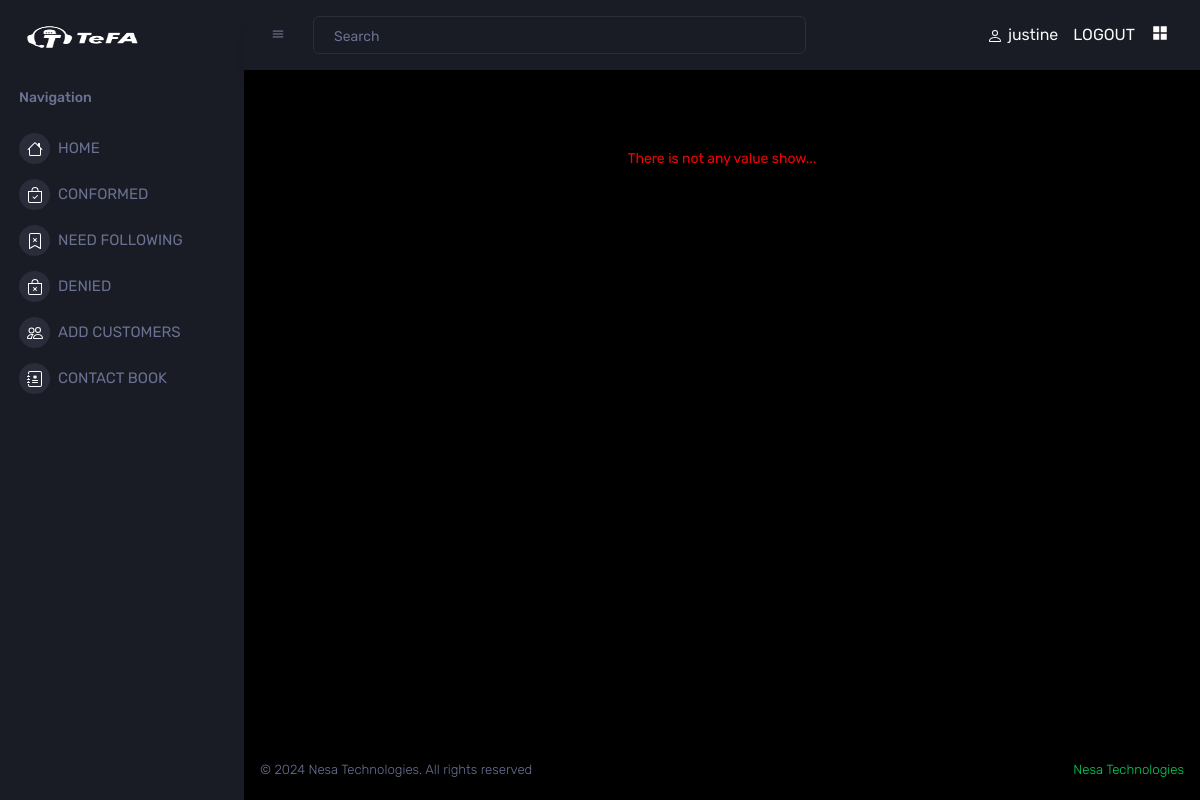
Before: /conformed/ (signed in) with the older database file.
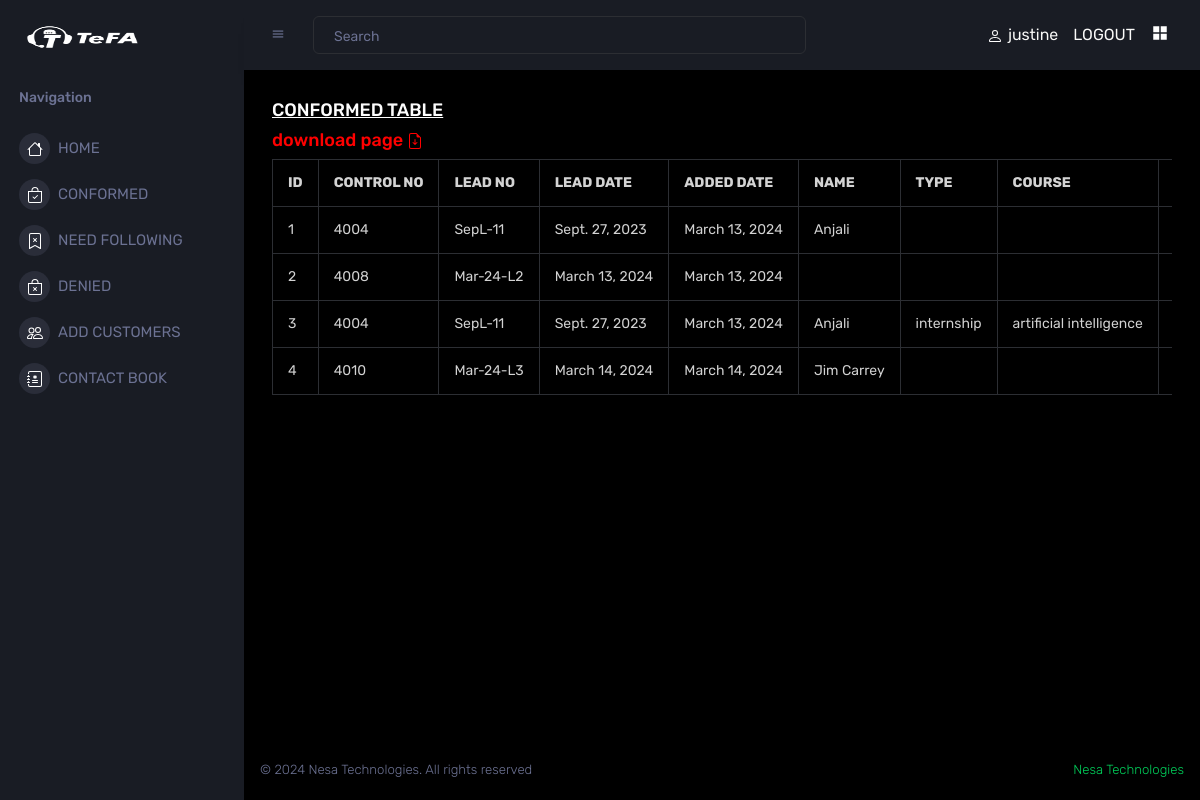
After: the same page with the newer database file.
### TeFAapp/models.py (models this page shows, shortened)
class Calldetails(models.Model):
    lead = models.ForeignKey(Lead, on_delete=models.CASCADE)
    calls_made = models.ForeignKey(Employee_details, on_delete=models.CASCADE, related_name='calls_made')
    emp_remark = models.CharField(max_length=250)
    called_datetime = models.DateField(("Date"), default=datetime.date.today)
    called_meadium = models.CharField(max_length=10)
    calls_updated = models.ForeignKey(Employee_details, on_delete=models.CASCADE, related_name='calls_updated')
    no_of_followups = models.IntegerField(default=1)

class Lead(models.Model):
    control_no = models.IntegerField()
    date_time_added = models.DateField(("Date"), default=datetime.date.today)
    lead_given_date = models.DateField()
    lead_no = models.CharField(max_length=10, blank=True, null=True, validators=[alphanumeric])
    name = models.CharField(max_length= 50)
    course_type = models.CharField(max_length=20, default="")
    course = models.CharField(max_length=50)
    phone_no = models.IntegerField()
    email = models.EmailField(max_length=30)
    place = models.CharField(max_length=50)
    remark = models.CharField(max_length=250)
    status = models.IntegerField(default=0)
    source = models.CharField(max_length=100, default='')
    degree = models.CharField(max_length=250, default='')

### TeFAapp/views.py (the view)
# urls.py: path('conformed/', views.conformed, name='conformed'),
def conformed(request):
    if 'username' in request.session:
        data = Calldetails.objects.filter(lead__status=1)
        return render(request, 'conformed.html', {'data':data})
    else:
        return redirect('/')

### templates/conformed.html (shortened to what this page needs)
{% extends 'base.html' %}
{% block content %}
{% load static %}
<html>
    <head>
    </head>
    <body>
        {% if data %}
            <h4><u>CONFORMED TABLE</u></h4>
            <a href="{% url 'conformed_export_to_excel' %}">
                <h4 style="color:red;" >download page
                </h4>
            </a>
            <div class="table-responsive">
                <table class="table table-striped table-bordered ">
                    <tr>
                        <th>ID</th>
                        <th>CONTROL NO</th>
                        <th>LEAD NO</th>
                        <th>LEAD DATE</th>
                        <th>ADDED DATE</th>
                        <th>NAME</th>
                        <th>TYPE</th>
                        <th>COURSE</th>
                        <th>EMAIL</th>
                    </tr>
                    {% for i in data %}
                    <tr>
                        <td>{{forloop.counter}}</td>
                        <td>{{i.lead.control_no}}</td>
                        <td>{{i.lead.lead_no}}</td>
                        <td>{{i.lead.lead_given_date}}</td>
                        <td>{{i.lead.date_time_added}}</td>
                        <td>{{i.lead.name}}</td>
                        <td>{{i.lead.course_type}}</td>
                        <td>{{i.lead.course}}</td>
                        <td>{{i.lead.email}}</td>
                    </tr>
                    {% endfor %}
                </table>
            </div>
        {% else %}
            <br>
            <br>
            <p align="center" style="color:red;"> There is not any value show... </p>
        {% endif %}
    </body>
</html>
{% endblock %}

Changed rows visible on the page:
added Calldetails: lead.control_no "4004", lead.lead_no "SepL-11", lead.lead_given_date "Sept. 27, 2023", lead.date_time_added "March 13, 2024", lead.name "Anjali"
added Calldetails: lead.control_no "4008", lead.lead_no "Mar-24-L2", lead.lead_given_date "March 13, 2024", lead.date_time_added "March 13, 2024"
added Calldetails: lead.control_no "4004", lead.lead_no "SepL-11", lead.lead_given_date "Sept. 27, 2023", lead.date_time_added "March 13, 2024", lead.name "Anjali", lead.course_type "internship", lead.course "artificial intelligence"
added Calldetails: lead.control_no "4010", lead.lead_no "Mar-24-L3", lead.lead_given_date "March 14, 2024", lead.date_time_added "March 14, 2024", lead.name "Jim Carrey"
Other visible differences:
text no longer shown: "There is not any value show..."
text now shown: "CONFORMED TABLE download page ID CONTROL NO LEAD NO LEAD DATE ADDED DATE NAME TYPE COURSE"
